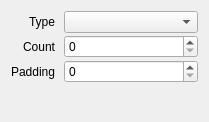
<?xml version="1.0" encoding="UTF-8"?>
<ui version="4.0">
 <class>ColumnProperties</class>
 <widget class="QWidget" name="ColumnProperties">
  <property name="geometry">
   <rect>
    <x>0</x>
    <y>0</y>
    <width>209</width>
    <height>122</height>
   </rect>
  </property>
  <layout class="QVBoxLayout" name="verticalLayout">
   <item>
    <layout class="QFormLayout" name="formLayout">
     <property name="labelAlignment">
      <set>Qt::AlignRight|Qt::AlignTrailing|Qt::AlignVCenter</set>
     </property>
     <property name="horizontalSpacing">
      <number>8</number>
     </property>
     <property name="verticalSpacing">
      <number>2</number>
     </property>
     <property name="leftMargin">
      <number>0</number>
     </property>
     <property name="topMargin">
      <number>0</number>
     </property>
     <property name="rightMargin">
      <number>0</number>
     </property>
     <property name="bottomMargin">
      <number>0</number>
     </property>
     <item row="0" column="0">
      <widget class="QLabel" name="labelType">
       <property name="text">
        <string>Type</string>
       </property>
      </widget>
     </item>
     <item row="0" column="1">
      <widget class="DataComboBox" name="type"/>
     </item>
     <item row="1" column="0">
      <widget class="QLabel" name="labelCount">
       <property name="text">
        <string>Count</string>
       </property>
      </widget>
     </item>
     <item row="1" column="1">
      <widget class="QSpinBox" name="count">
       <property name="minimumSize">
        <size>
         <width>1</width>
         <height>0</height>
        </size>
       </property>
       <property name="accelerated">
        <bool>true</bool>
       </property>
       <property name="minimum">
        <number>0</number>
       </property>
       <property name="maximum">
        <number>1073741824</number>
       </property>
      </widget>
     </item>
     <item row="2" column="0">
      <widget class="QLabel" name="labelPadding">
       <property name="text">
        <string>Padding</string>
       </property>
      </widget>
     </item>
     <item row="2" column="1">
      <widget class="QSpinBox" name="padding">
       <property name="minimumSize">
        <size>
         <width>1</width>
         <height>0</height>
        </size>
       </property>
       <property name="maximum">
        <number>1073741824</number>
       </property>
      </widget>
     </item>
    </layout>
   </item>
  </layout>
 </widget>
 <customwidgets>
  <customwidget>
   <class>DataComboBox</class>
   <extends>QComboBox</extends>
   <header>session/DataComboBox.h</header>
  </customwidget>
 </customwidgets>
 <resources/>
 <connections/>
</ui>
